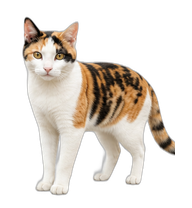
#> input picture source_frames/idle/00.png, 192 x 208 px
$ python motionfix_all_states_puppet.py
#> lines starting #> are read from the running program, lines starting #| are printed output that depends on the picture; after the words box and inside, x2 and y2 are one past the last pixel; in counts of white or black regions, pixels touching at a corner belong together
from __future__ import annotations

import json
import math
import shutil
import csv
from dataclasses import dataclass
from pathlib import Path

import numpy as np
from PIL import Image, ImageChops, ImageDraw, ImageFilter, ImageFont
from scipy import ndimage


WORKSPACE = Path(__file__).resolve().parents[1]

# Project-local layout. This copy is meant to run after cloning/downloading
# this repository, so it uses source_frames/ as input and build/ as output.
SOURCE_FRAMES = WORKSPACE / "source_frames"
OUT = WORKSPACE / "build" / "sanhua_3d_pet_motionfix_all"

MASTER_DIR = OUT / "master_frames"
CODEX_DIR = OUT / "codex_frames"
QA_DIR = OUT / "qa"
PREVIEW_DIR = QA_DIR / "previews"
DIFF_DIR = QA_DIR / "motion_diff"
FINAL_DIR = OUT / "final"

CELL_W = 192
CELL_H = 208
COLS = 8
ROWS = 9
GROUND_Y = CELL_H - 8

PET_ID = "sanhua-3d-calico-motionfix"
DISPLAY_NAME = "三花猫猫 3D 修复版"
DESCRIPTION = "A repaired realistic 3D calico cat desktop pet with stabilized motion and full-body failed/jumping frames."

ROW_DEFS: list[tuple[str, int]] = [
    ("idle", 6),
    ("running-right", 8),
    ("running-left", 8),
    ("waving", 4),
    ("jumping", 5),
    ("failed", 8),
    ("waiting", 6),
    ("running", 6),
    ("review", 6),
]

MASTER_COUNTS = {
    "idle": 16,
    "running-right": 32,
    "running-left": 32,
    "waving": 16,
    "jumping": 24,
    "failed": 24,
    "waiting": 24,
    "running": 16,
    "review": 16,
}

FRAME_DURATIONS = {
    "idle": [280, 110, 110, 140, 140, 360],
    "running-right": [92, 98, 92, 98, 92, 98, 92, 160],
    "running-left": [92, 98, 92, 98, 92, 98, 92, 160],
    "waving": [130, 120, 140, 320],
    "jumping": [140, 110, 130, 150, 310],
    "failed": [120, 140, 170, 150, 180, 140, 140, 320],
    "waiting": [210, 150, 230, 130, 330, 360],
    "running": [150, 120, 130, 120, 150, 320],
    "review": [170, 150, 160, 150, 180, 340],
}

STATE_SEMANTICS = {
    "idle": "breathing, tiny blink, ear and tail micro-motion",
    "running-right": "right-facing gait with controlled 2.5D legs and tail",
    "running-left": "left-facing mirrored gait with controlled 2.5D legs and tail",
    "waving": "small paw response",
    "jumping": "crouch, takeoff, peak, fall, land",
    "failed": "side-lying relaxed roll / belly-up motion",
    "waiting": "stretch plus wide-mouth yawn",
    "running": "focused working micro-motion, not directional travel",
    "review": "look, head tilt, quiet observation",
}

GLOBAL_VISUAL_TARGET_AREA = 11200
ROW_SCALE_MIN = 0.74
ROW_SCALE_MAX = 1.08


@dataclass
class RowResult:
    name: str
    keyframes: list[Image.Image]
    master: list[Image.Image]
    codex: list[Image.Image]
    scale: float
    pipeline: str
    repaired: bool
    failures_before_repair: list[str]
    remaining_visual_problems: list[str]


def ensure_dirs() -> None:
    for path in [MASTER_DIR, CODEX_DIR, QA_DIR, PREVIEW_DIR, DIFF_DIR, FINAL_DIR]:
        path.mkdir(parents=True, exist_ok=True)


def clean_output() -> None:
    if OUT.exists():
        shutil.rmtree(OUT)
    ensure_dirs()


def normalize_alpha(image: Image.Image) -> Image.Image:
    arr = np.array(image.convert("RGBA"))
    arr[arr[:, :, 3] < 6, 3] = 0
    arr[arr[:, :, 3] == 0, :3] = 0
    return Image.fromarray(arr, "RGBA")


def alpha_bbox(image: Image.Image) -> tuple[int, int, int, int] | None:
    return image.convert("RGBA").getchannel("A").getbbox()


def trim_alpha(image: Image.Image, pad: int = 8) -> Image.Image:
    bbox = alpha_bbox(image)
    if not bbox:
        return image.convert("RGBA")
    return image.crop(
        (
            max(0, bbox[0] - pad),
            max(0, bbox[1] - pad),
            min(image.width, bbox[2] + pad),
            min(image.height, bbox[3] + pad),
        )
    ).convert("RGBA")


def keep_primary_components(image: Image.Image, min_area: int = 24) -> Image.Image:
    arr = np.array(image.convert("RGBA"))
    alpha = arr[:, :, 3]
    mask = alpha > 8
    labels, count = ndimage.label(mask)
    if count <= 1:
        return normalize_alpha(image)
    areas = ndimage.sum(mask, labels, index=np.arange(1, count + 1))
    if len(areas) == 0:
        return normalize_alpha(image)
    main = int(np.argmax(areas)) + 1
    keep = labels == main
    grown = ndimage.binary_dilation(keep, iterations=5)
    for label, area in enumerate(areas, start=1):
        if label == main or area < min_area:
            continue
        component = labels == label
        if np.any(component & grown):
            keep |= component
    arr[:, :, 3] = np.where(keep, alpha, 0).astype(np.uint8)
    return normalize_alpha(Image.fromarray(arr, "RGBA"))


def load_source_frames(row_name: str) -> list[Image.Image]:
    row_dir = SOURCE_FRAMES / row_name
    frames = [Image.open(path).convert("RGBA") for path in sorted(row_dir.glob("*.png"))]
    if not frames:
        raise FileNotFoundError(f"Missing source frames for {row_name}: {row_dir}")
    return [keep_primary_components(normalize_alpha(frame)) for frame in frames]


# [8 lines left out: function checker, not called in this run]


def shift_image(image: Image.Image, dx: int = 0, dy: int = 0) -> Image.Image:
    out = Image.new("RGBA", image.size, (0, 0, 0, 0))
    out.alpha_composite(image.convert("RGBA"), (dx, dy))
    return normalize_alpha(out)


# [161 lines left out: functions solidify_visible_pixels, fixed_size_pose, sharpen_rgba, fit_pose_preserve_aspect, paste_masked_region, bbox_from_mask and 7 more, not called in this run]


def mirror_frames(frames: list[Image.Image]) -> list[Image.Image]:
    return [frame.transpose(Image.Transpose.FLIP_LEFT_RIGHT) for frame in frames]


def row_normalize_frames(
    frames: list[Image.Image],
    row_name: str,
    allow_vertical_motion: bool = False,
    target_fill: float | None = None,
) -> tuple[list[Image.Image], float]:
    cleaned = [trim_alpha(keep_primary_components(frame), 7) for frame in frames]
    bboxes = [alpha_bbox(frame) for frame in cleaned]
    valid = [bbox for bbox in bboxes if bbox]
    if not valid:
        return [Image.new("RGBA", (CELL_W, CELL_H), (0, 0, 0, 0)) for _ in frames], 1.0
    max_w = max(b[2] - b[0] for b in valid)
    max_h = max(b[3] - b[1] for b in valid)
    limit_w = CELL_W - 8 if row_name in {"running-right", "running-left", "failed", "waiting"} else CELL_W - 14
    limit_h = CELL_H - 10 if row_name in {"failed", "waiting"} else CELL_H - 14
    scale = min(limit_w / max(1, max_w), limit_h / max(1, max_h), 1.08)
    if target_fill is not None:
        scale = min(scale, target_fill)

    centers = []
    bottoms = []
    for bbox in valid:
        centers.append((bbox[0] + bbox[2]) / 2)
        bottoms.append(bbox[3])
    anchor_x = float(np.median(centers))
    source_baseline = float(np.median(bottoms))
    ground_y = CELL_H - 8
    if row_name == "jumping":
        ground_y = CELL_H - 12

    out_frames: list[Image.Image] = []
    for frame, bbox in zip(cleaned, bboxes):
        if not bbox:
            out_frames.append(Image.new("RGBA", (CELL_W, CELL_H), (0, 0, 0, 0)))
            continue
        scaled_size = (
            max(1, round(frame.width * scale)),
            max(1, round(frame.height * scale)),
        )
        scaled = frame.resize(scaled_size, Image.Resampling.LANCZOS)
        scaled_bbox = alpha_bbox(scaled)
        cell = Image.new("RGBA", (CELL_W, CELL_H), (0, 0, 0, 0))
        if scaled_bbox:
            frame_anchor = ((bbox[0] + bbox[2]) / 2) * scale
            x = round(CELL_W / 2 - frame_anchor)
            if allow_vertical_motion:
                delta_bottom = (bbox[3] - source_baseline) * scale
                y = round(ground_y - scaled_bbox[3] - delta_bottom)
            else:
                y = round(ground_y - scaled_bbox[3])
            y = max(0, min(CELL_H - scaled.height, y))
            cell.alpha_composite(scaled, (x, y))
        out_frames.append(normalize_alpha(cell))
    return out_frames, scale


# [252 lines left out: functions row_metrics_for_audit, write_audit_csv, median_area, row_safe_upscale, make_scale_adjustment_plan, write_scale_plan_csv and 3 more, not called in this run]


def hold_keyposes_master(keyframes: list[Image.Image], count: int, row_name: str) -> list[Image.Image]:
    if not keyframes:
        return []
    master: list[Image.Image] = []
    for idx in range(count):
        phase = (idx / count) * len(keyframes)
        key_idx = int(math.floor(phase)) % len(keyframes)
        sub = phase - math.floor(phase)
        frame = keyframes[key_idx]
        # Low-risk micro motion only; no crossfade, no optical-flow ghosting.
        if row_name in {"idle", "running", "review"}:
            dy = round(math.sin((idx / count) * 2 * math.pi) * 1.0)
            frame = shift_image(frame, 0, dy)
        elif row_name == "waving":
            dx = round(math.sin((idx / count) * 2 * math.pi) * 0.8)
            frame = shift_image(frame, dx, 0)
        elif row_name == "waiting":
            dy = 0 if sub < 0.5 else -1
            frame = shift_image(frame, 0, dy)
        master.append(normalize_alpha(frame))
    return master


def sample_codex(master: list[Image.Image], count: int) -> tuple[list[Image.Image], list[int]]:
    if count >= len(master):
        return master[:count], list(range(min(count, len(master))))
    if count == 1:
        return [master[0]], [0]
    indices = [round(i * len(master) / count) % len(master) for i in range(count)]
    return [master[i] for i in indices], indices


# [153 lines left out: functions save_frames, render_preview_frame, save_gif, save_diff_gif, frame_metrics, running_phase_report and 1 more, not called in this run]


def process_row(row_name: str, codex_count: int) -> RowResult:
    source = load_source_frames(row_name)
    failures_before: list[str] = []
    repaired = False
    pipeline = "clean key poses -> hold/ease master -> codex sampling"

    if row_name == "running-right":
        failures_before.append("source running row judged morph-like; switched to 2.5D puppet/rig")
        keyframes = compose_running_keyposes(source[:8])
        master = make_running_master(keyframes)
        pipeline = "clean key poses -> 2.5D body/leg/tail rig -> 32-frame master -> codex sampling"
        repaired = True
    elif row_name == "running-left":
        right_source = load_source_frames("running-right")
        right_keys = compose_running_keyposes(right_source[:8])
        keyframes = mirror_frames(right_keys)
        master = mirror_frames(make_running_master(right_keys))
        failures_before.append("source running-left regenerated from repaired running-right rig for consistency")
        pipeline = "mirrored 2.5D repaired running-right rig"
        repaired = True
    elif row_name == "jumping":
        keyframes = compose_jumping_keyposes(source)
        master = make_jumping_master(keyframes)
        failures_before.append("jumping rebuilt as proportional crouch -> takeoff -> peak -> fall -> land")
        pipeline = "clean proportional jump key poses -> 24-frame master -> 5-frame Codex row"
        repaired = True
    elif row_name == "failed":
        keyframes = compose_failed_keyposes(source)
        master = hold_keyposes_master(keyframes, MASTER_COUNTS[row_name], row_name)
        failures_before.append("failed rebuilt to remove flat half-body side strips")
        pipeline = "full-body sad sit -> sink -> readable side-roll key poses -> 24-frame master -> 8-frame Codex row"
        repaired = True
    elif row_name == "waiting":
        # Keep one readable main action in the 6-frame Codex row. The previous
        # row tried to include stretch and yawn together, which felt jumpy at
        # standard frame count, so this pass prioritizes stretch.
        keyframes = [source[i] for i in [0, 1, 2, 2, 1, 0] if i < len(source)]
        master = hold_keyposes_master(keyframes, MASTER_COUNTS[row_name], row_name)
        failures_before.append("waiting previously mixed stretch and yawn in 6 frames; simplified to one stretch loop")
        pipeline = "clean stretch key poses -> 24-frame master -> 6-frame Codex sampling"
        repaired = True
    elif row_name == "review":
        # Keep review as one observation action. Do not jump from sitting to a
        # prone pose in the same short loop.
        indices = [0, 1, 2, 3, 1, 0]
        keyframes = [source[i] for i in indices if i < len(source)]
        master = hold_keyposes_master(keyframes, MASTER_COUNTS[row_name], row_name)
        failures_before.append("review previously mixed seated and lying poses; simplified to seated observation")
        pipeline = "clean seated observation key poses -> 16-frame master -> 6-frame Codex sampling"
        repaired = True
    else:
        keyframes = source
        master = hold_keyposes_master(keyframes, MASTER_COUNTS[row_name], row_name)

    allow_vertical_motion = row_name == "jumping"
    norm_master, scale = row_normalize_frames(master, row_name, allow_vertical_motion=allow_vertical_motion)
    norm_keys, key_scale = row_normalize_frames(keyframes, row_name, allow_vertical_motion=allow_vertical_motion)
    if row_name in {"running-right", "running-left", "jumping", "failed"}:
        codex = norm_keys[:codex_count]
    else:
        codex, _ = sample_codex(norm_master, codex_count)
    norm_codex, _ = row_normalize_frames(codex, row_name, allow_vertical_motion=allow_vertical_motion, target_fill=scale)

    return RowResult(
        name=row_name,
        keyframes=norm_keys,
        master=norm_master,
        codex=norm_codex,
        scale=scale if scale else key_scale,
        pipeline=pipeline,
        repaired=repaired,
        failures_before_repair=failures_before,
        remaining_visual_problems=[],
    )


# [164 lines left out: functions compose_atlas, write_pet_json, make_contact_sheet, make_keypose_contact_sheet, write_preview_html, validate_outputs and 1 more, not called in this run]


def main() -> None:
    clean_output()
    results: dict[str, RowResult] = {}
    for row_name, codex_count in ROW_DEFS:
        results[row_name] = process_row(row_name, codex_count)
#> in load_source_frames, `frames = [Image.open(path).convert("RGBA") for path in sorted(row_dir...`: frames = 1 item
#> the loop in hold_keyposes_master, `for idx in range(count):` made 16 passes
#> (phase, sub) on passes 1 to 8: (0, 0), (0.0625, 0.0625), (0.125, 0.125), (0.188, 0.188), (0.25, 0.25), (0.312, 0.312), (0.375, 0.375), (0.438, 0.438)
#> after the loop in hold_keyposes_master, `for idx in range(count):`: master = 16 items
#> in trim_alpha, `return image.crop( ( max(0, bbox[0] - pad), max(0, bbox[1] - pad), min..`:
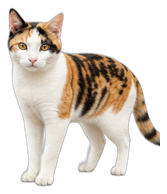
#> returned value: PIL image 167x194 RGBA; mean R, G, B, A 83.4, 75.2, 66.5, 111.9; transparent parts drawn white
#> call 3 of keep_primary_components, with min_area = 24
#> in keep_primary_components (call 3), `mask = alpha > 8`:
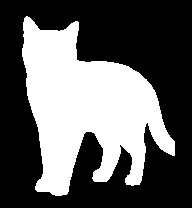
#> mask: shape (208, 192) bool; 37.6% white; 1 white region, box (x1, y1, x2, y2) and area: (22, 16, 175, 196) 15019
#> in keep_primary_components (call 3), `labels, count = ndimage.label(mask)`: count = 1
#> call 4 of keep_primary_components, with min_area = 24
#> in keep_primary_components (call 4), `mask = alpha > 8`:
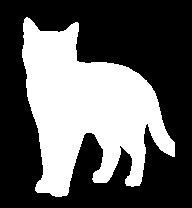
#> mask: shape (208, 192) bool; 37.6% white; 1 white region, box (x1, y1, x2, y2) and area: (22, 17, 175, 197) 15019
#> in keep_primary_components (call 12), `alpha = arr[:, :, 3]`:
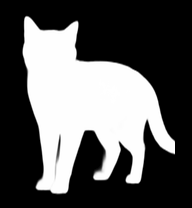
#> alpha: shape (208, 192); min 0, max 255, mean 90.8
#> in keep_primary_components (call 12), `mask = alpha > 8`:
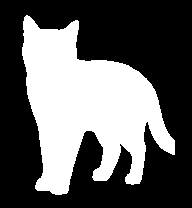
#> mask: shape (208, 192) bool; 37.6% white; 1 white region, box (x1, y1, x2, y2) and area: (22, 15, 175, 195) 15019
#> in row_normalize_frames, `cleaned = [trim_alpha(keep_primary_components(frame), 7) for frame in ..`: cleaned = 16 items
#> in row_normalize_frames, `bboxes = [alpha_bbox(frame) for frame in cleaned]`: bboxes = 16 items, first 6: (7, 7, 160, 187), (7, 7, 160, 187), (7, 7, 160, 187), (7, 7, 160, 187), (7, 7, 160, 187), (7, 7, 160, 187)
#> in row_normalize_frames, `valid = [bbox for bbox in bboxes if bbox]`: valid has the same summary as bboxes
#> in row_normalize_frames, `max_w = max(b[2] - b[0] for b in valid)`: max_w = 153
#> in row_normalize_frames, `max_h = max(b[3] - b[1] for b in valid)`: max_h = 180
#> in row_normalize_frames, `scale = min(limit_w / max(1, max_w), limit_h / max(1, max_h), 1.08)`: scale = 1.08
#> the loop in row_normalize_frames, `for bbox in valid:` made 16 passes
#> after the loop in row_normalize_frames, `for bbox in valid:`: bottoms = [187, 187, 187, 187, 187, 187, 187, 187, 187, 187, 187, 187, 187, 187, 187, 187]; centers = [83.5, 83.5, 83.5, 83.5, 83.5, 83.5, 83.5, 83.5, 83.5, 83.5, 83.5, 83.5, 83.5, 83.5, 83.5, 83.5]
#> in row_normalize_frames, `anchor_x = float(np.median(centers))`: anchor_x = 83.5
#> in row_normalize_frames, `source_baseline = float(np.median(bottoms))`: source_baseline = 187
#> the loop in row_normalize_frames, `for frame, bbox in zip(cleaned, bboxes):` made 16 passes
#> pass 1, in row_normalize_frames, `scaled = frame.resize(scaled_size, Image.Resampling.LANCZOS)`:
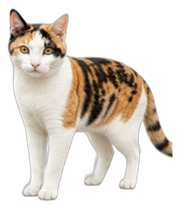
#> scaled: PIL image 180x209 RGBA; mean R, G, B, A 85.7, 77.5, 68.7, 111.9; transparent parts drawn white
#> pass 1, in normalize_alpha (call 51), `arr = np.array(image.convert("RGBA"))`:
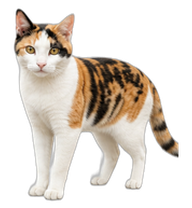
#> arr: shape (208, 192, 4); mean R, G, B, A 80.7, 73, 64.8, 105.4; transparent parts drawn white
#> after the loop in row_normalize_frames, `for frame, bbox in zip(cleaned, bboxes):`: out_frames = 16 items
#> in process_row, `norm_master, scale = row_normalize_frames(master, row_name, allow_vert..`: scale = 1.08
#> (the rest of the program and of its run is left out)
